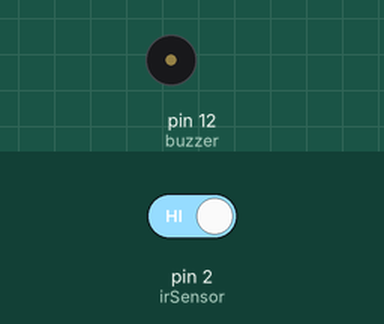
Simulated run of this sketch. Board: Arduino Uno, built with avr-gcc and run on an emulated ATmega328P. Parts: buzzer (waves = sounding, pin HIGH). The test bench sets the inputs (shaded band); at power-on: pin 2 (irSensor) HIGH. What the sketch prints to the serial monitor is not drawn.

Above: at 1.2 s.
1.3 s: pin 2 (irSensor) driven LOW
At 2.6 s:
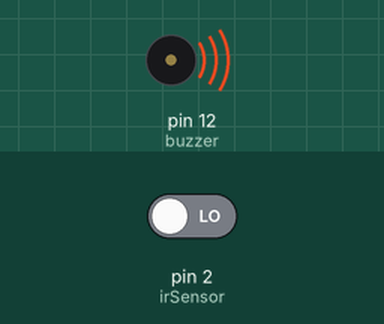
2.9 s: pin 2 (irSensor) driven HIGH
At 3.9 s:
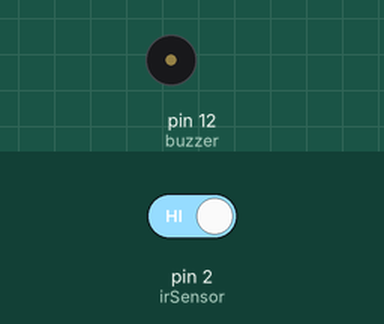
Timing chart, 0 to 5.9 s (numbered marks = the images above; inputs shaded):
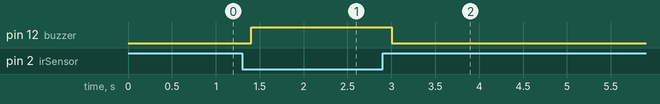

The sketch:

neat_snicket1.ino
```cpp
int irSensor = 2;   // IR sensor output pin
int buzzer = 12;    // Buzzer pin

void setup() {
  pinMode(irSensor, INPUT);
  pinMode(buzzer, OUTPUT);
  Serial.begin(9600);
}

void loop() {
  int obstacle = digitalRead(irSensor); // Read sensor value

  if (obstacle == 0) { // 0 = obstacle detected
    digitalWrite(buzzer, HIGH);
    Serial.println("🚫 Obstacle Detected!");
  } else {
    digitalWrite(buzzer, LOW);
    Serial.println("✅ Path Clear");
  }

  delay(200);
}
```

Measured:
- after the input at 1.3 s, pin 12 (buzzer): LOW → HIGH after 0.10 s
- after the input at 2.9 s, pin 12 (buzzer): HIGH → LOW after 0.10 s
